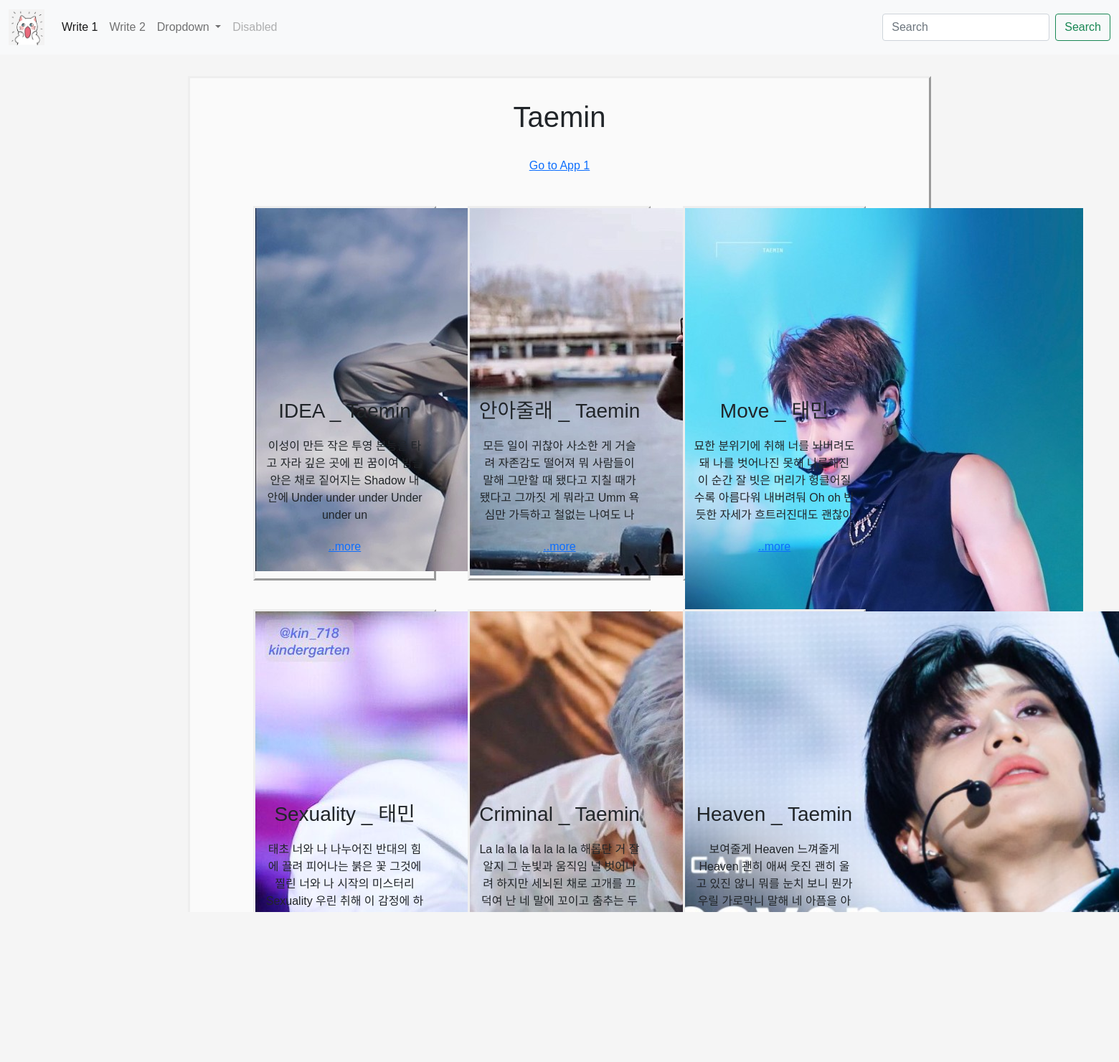
Page /app2/main2/ on the committed database.
### app2/models.py (models this page shows, shortened)
class Post2(models.Model):
    post2_title = models.CharField(max_length=200)
    post2_writer = models.CharField(max_length=100)
    post2_date = models.DateTimeField(null=True)
    post2_body = models.TextField()
    image = models.ImageField(upload_to = "post2/", blank = True, null = True)
    image_thumbnail = ImageSpecField(source='image', processors=[ResizeToFill(250, 250)], format='JPEG')
    def summary(self):
        return self.post2_body[:100]

### app2/views.py (the view)
# urls.py: path('main2/', main2, name="main2"),
def main2(request):
    posts2 = Post2.objects.all()
    return render(request, 'main2.html', {'posts2':posts2})

### app2/templates/main2.html
{% extends 'base.html' %}
{% block content %}
<div class="mainbox2">
    <h1>Taemin</h1><br>
    <a href="{% url 'main' %}">Go to App 1</a>
    <br><br>
    <div class="container">
        {% for post in posts2 %}
        <span class="post2">
            <p class="img">
            {% if post.image %}
            <img src="{{post.image_thumbnail.url}}">
            {% endif %}
            </p>
            <div class="body2">
            <h3>{{post.post2_title}} _ {{post.post2_writer}}</h3>
            <p class="summary">{{post.summary}}</p>
            <a href="{% url 'detail2' post.id %}">..more</a>
            <br>
            </div>
        </span>
        {% endfor %}
    </div>
</div>
{% endblock %}

### project/templates/base.html (style rules this page uses)
body { text-align: center; background-color: whitesmoke; background-size: 100% 100%; background-attachment: fixed; font-family: Arial; }
.mainbox2 { background-color: rgba(255, 255, 255, 0.534); width: 80%; margin: 30px auto; padding: 30px; border-style: outset; }
.post2 { display: inline-block; padding: 0px; margin: 20px; border-style: outset; width: 255px; height: 100%; vertical-align: middle; }
.body2 { height: 250px; }
.img { height: 250px; }
.summary { width: 90%; margin: 20px auto; }

### rows in the picture
Post2: post2_title "IDEA", post2_writer "Taemin", summary "이성이 만든 작은 투영 본능을 타고 자라 깊은 곳에 핀 꿈이여 밤을 안은 채로 짙어지는 Shadow 내 안에 Under under under Under under un"
Post2: post2_title "안아줄래", post2_writer "Taemin", summary "모든 일이 귀찮아 사소한 게 거슬려 자존감도 떨어져 뭐 사람들이 말해 그만할 때 됐다고 지칠 때가 됐다고 그까짓 게 뭐라고 Umm 욕심만 가득하고 철없는 나여도 나"
Post2: image_thumbnail (picture), post2_title "Move", post2_writer "태민", summary "묘한 분위기에 취해 너를 놔버려도 돼 나를 벗어나진 못해 나른해진 이 순간 잘 빗은 머리가 헝클어질수록 아름다워 내버려둬 Oh oh 반듯한 자세가 흐트러진대도 괜찮아"
Post2: post2_title "Sexuality", post2_writer "태민", summary "태초 너와 나 나누어진 반대의 힘에 끌려 피어나는 붉은 꽃 그것에 찔린 너와 나 시작의 미스터리 Sexuality 우린 취해 이 감정에 하늘과 땅이 뒤엉킨 이 신세계 우"
Post2: post2_title "Criminal", post2_writer "Taemin", summary "La la la la la la la la 해롭단 거 잘 알지 그 눈빛과 움직임 널 벗어나려 하지만 세뇌된 채로 고개를 끄덕여 난 네 말에 꼬이고 춤추는 두 발이 왠지 싫"
Post2: image_thumbnail (picture), post2_title "Heaven", post2_writer "Taemin", summary "보여줄게 Heaven 느껴줄게 Heaven 괜히 애써 웃진 괜히 울고 있진 않니 뭐를 눈치 보니 뭔가 우릴 가로막니 말해 네 아픔을 아무 감정 없는 사람 말고 알아줄"
